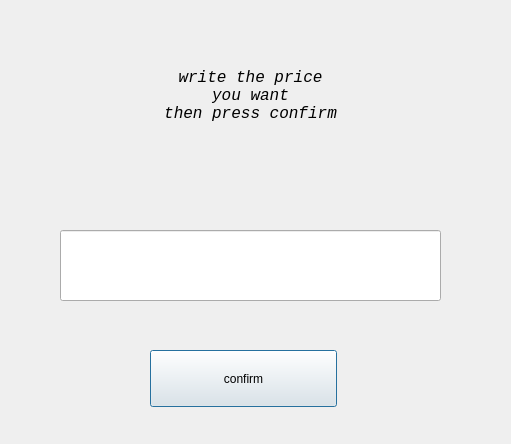
<?xml version="1.0" encoding="UTF-8"?>
<ui version="4.0">
 <class>BidPriceDialog</class>
 <widget class="QDialog" name="BidPriceDialog">
  <property name="geometry">
   <rect>
    <x>0</x>
    <y>0</y>
    <width>511</width>
    <height>444</height>
   </rect>
  </property>
  <property name="windowTitle">
   <string>Dialog</string>
  </property>
  <widget class="QLabel" name="label">
   <property name="geometry">
    <rect>
     <x>0</x>
     <y>10</y>
     <width>501</width>
     <height>171</height>
    </rect>
   </property>
   <property name="font">
    <font>
     <family>Consolas</family>
     <pointsize>12</pointsize>
     <italic>true</italic>
    </font>
   </property>
   <property name="text">
    <string>write the price 
you want
then press confirm</string>
   </property>
   <property name="alignment">
    <set>Qt::AlignCenter</set>
   </property>
  </widget>
  <widget class="QPushButton" name="pushButton">
   <property name="geometry">
    <rect>
     <x>150</x>
     <y>350</y>
     <width>187</width>
     <height>57</height>
    </rect>
   </property>
   <property name="text">
    <string>confirm</string>
   </property>
  </widget>
  <widget class="QLineEdit" name="lineEdit">
   <property name="geometry">
    <rect>
     <x>60</x>
     <y>230</y>
     <width>381</width>
     <height>71</height>
    </rect>
   </property>
  </widget>
 </widget>
 <resources/>
 <connections/>
</ui>
